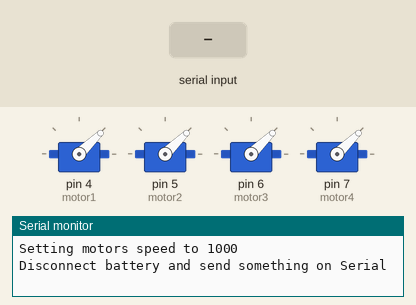
Bench run of a sketch on a simulated Arduino Uno, built with avr-gcc and run on an emulated ATmega328P. Shown: 4 × servo, the last lines printed to the serial monitor. Inputs (shaded band) come from the test bench.

Above: at 0.9 s.
1.0 s: "90,45\n" received over Serial
At 1.8 s:
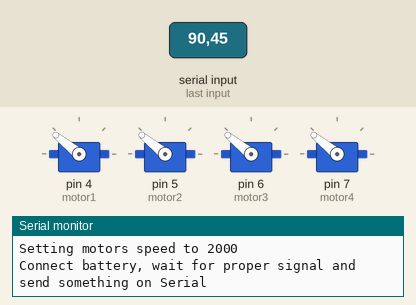
2.7 s: "30,150\n" received over Serial
At 3.3 s:
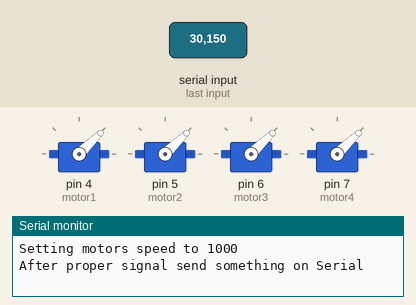
Timing chart, 0 to 5.7 s (numbered marks = the images above; inputs shaded):
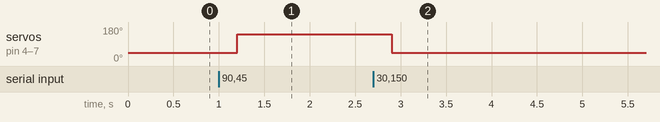

The sketch:

esc_calibration.ino
```cpp
#include <Wire.h>
#include <Servo.h>

Servo motor1, motor2, motor3, motor4;
int state = 0;
int motorsSpeed = 1000;

void setup() {
  Serial.begin(9600);
  motor1.attach(4);
  motor2.attach(5);
  motor3.attach(6);
  motor4.attach(7);
  setMotorsSpeed(1000);
  Serial.println("Disconnect battery and send something on Serial");
  waitForSerialData();
  setMotorsSpeed(2000);
  Serial.println("Connect battery, wait for proper signal and send something on Serial");
  waitForSerialData();
  setMotorsSpeed(1000);
  Serial.println("After proper signal send something on Serial");
  waitForSerialData();
  Serial.println("Your motors are calibrated :) You can send motors speed over Serial to test calibration. Remeber to turn off motors after testing.");
}

void loop() {
  motorsSpeed = Serial.parseInt();
  if(motorsSpeed >= 1000 && motorsSpeed <= 2000){
    setMotorsSpeed(motorsSpeed);
  }
}

void setMotorsSpeed(int speed){
  Serial.print("Setting motors speed to ");
  Serial.println(speed);
  motor1.writeMicroseconds(speed);
  motor2.writeMicroseconds(speed);
  motor3.writeMicroseconds(speed);
  motor4.writeMicroseconds(speed);
}

void waitForSerialData(){
  while(Serial.available() > 0) Serial.read();
  delay(100);
  while(Serial.available() == 0) {};
  delay(100);
  while(Serial.available() > 0) Serial.read();
  delay(100);
}
```

Measured:
- after the input at 1.0 s, servo on pin 4 (motor1), servo on pin 5 (motor2), servo on pin 6 (motor3), servo on pin 7 (motor4): 44° → 141° after 0.20 s
- after the input at 2.7 s, servo on pin 4 (motor1), servo on pin 5 (motor2), servo on pin 6 (motor3), servo on pin 7 (motor4): 141° → 44° after 0.20 s
